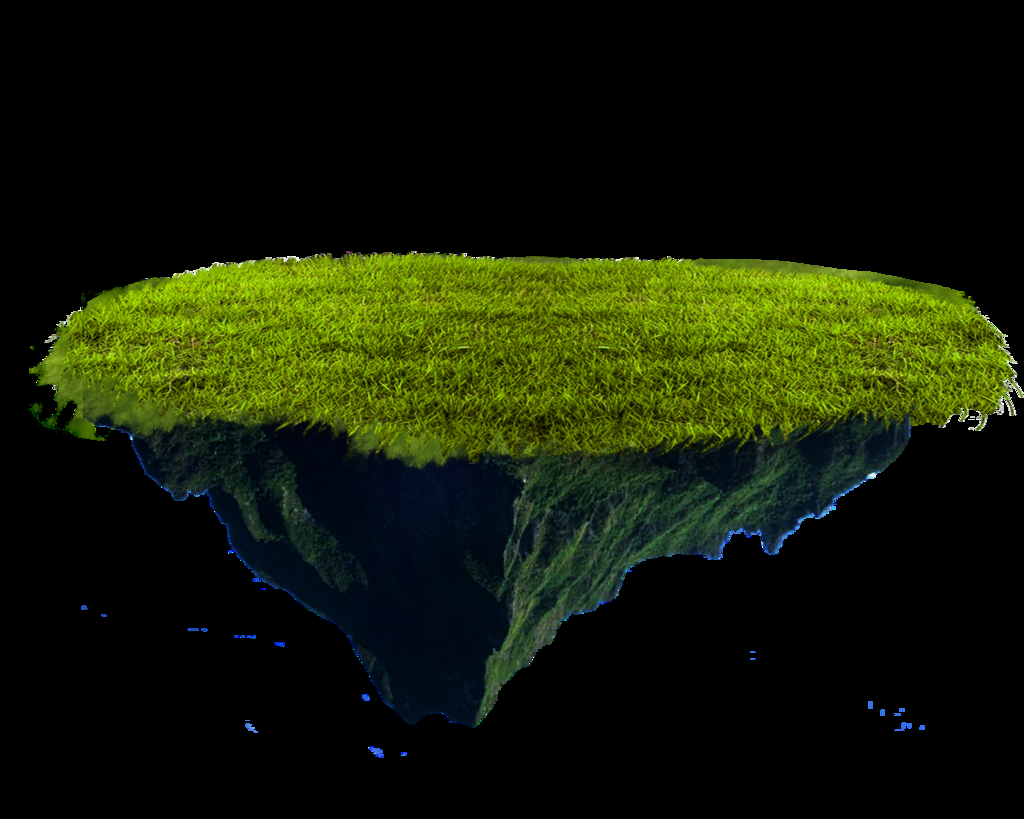
#> input picture Open Cv tutorial/Getting startted with images/a.png, 1024 x 819 px
$ python second.py
#> lines starting #> are read from the running program, lines starting #| are printed output that depends on the picture
'''
Matplotlib is a plotting library for Python which gives you wide variety of plotting methods.
You will see them in coming articles.
Here, you will learn how to display image with Matplotlib.
You can zoom images, save it etc using Matplotlib.


89
down vote
accepted
There is a slight difference in pixel ordering in OpenCV and Matplotlib.

OpenCV follows BGR order, while matplotlib likely follows RGB order.

So when you display an image loaded in OpenCV using pylab functions, you may need to convert it into RGB mode.
Below method demonstrate it:

'''
import cv2
from matplotlib import pyplot as plt

# Read the image
img = cv2.imread('a.png', 1)
#> img is the input picture: shape (819, 1024, 3); mean B, G, R 6.2, 27.5, 20.6

# Split the pixels
b, g, r = cv2.split(img)
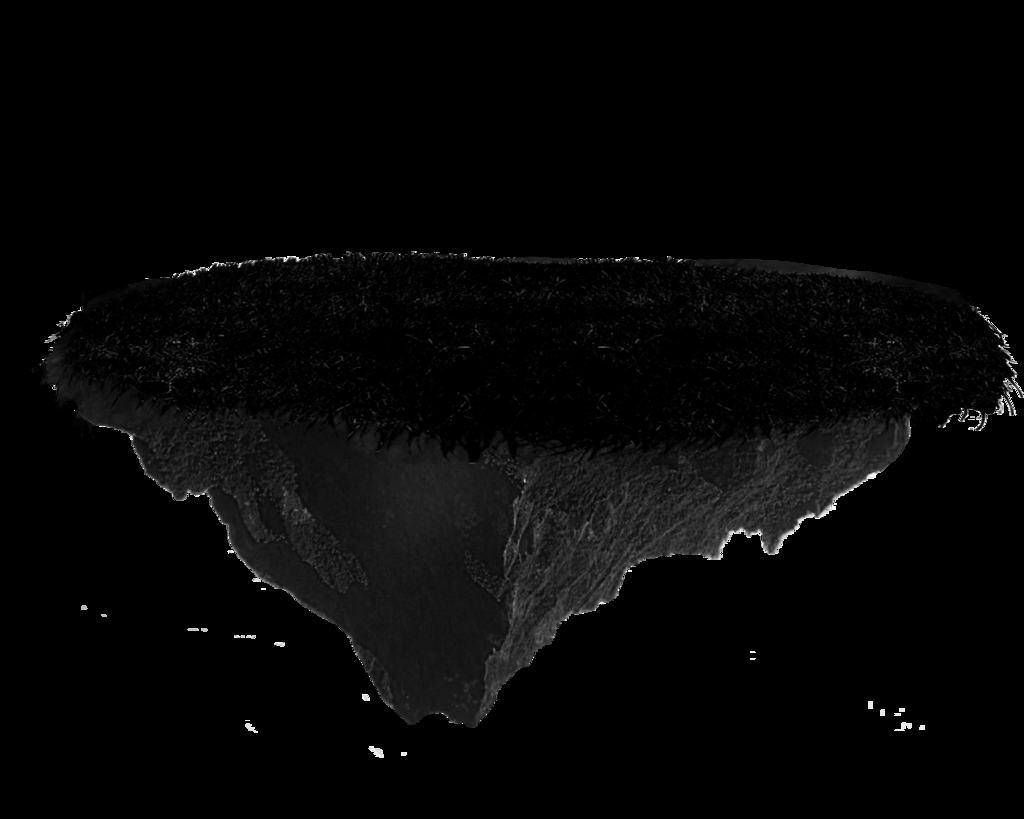
#> b: shape (819, 1024); min 0, max 255, mean 6.2
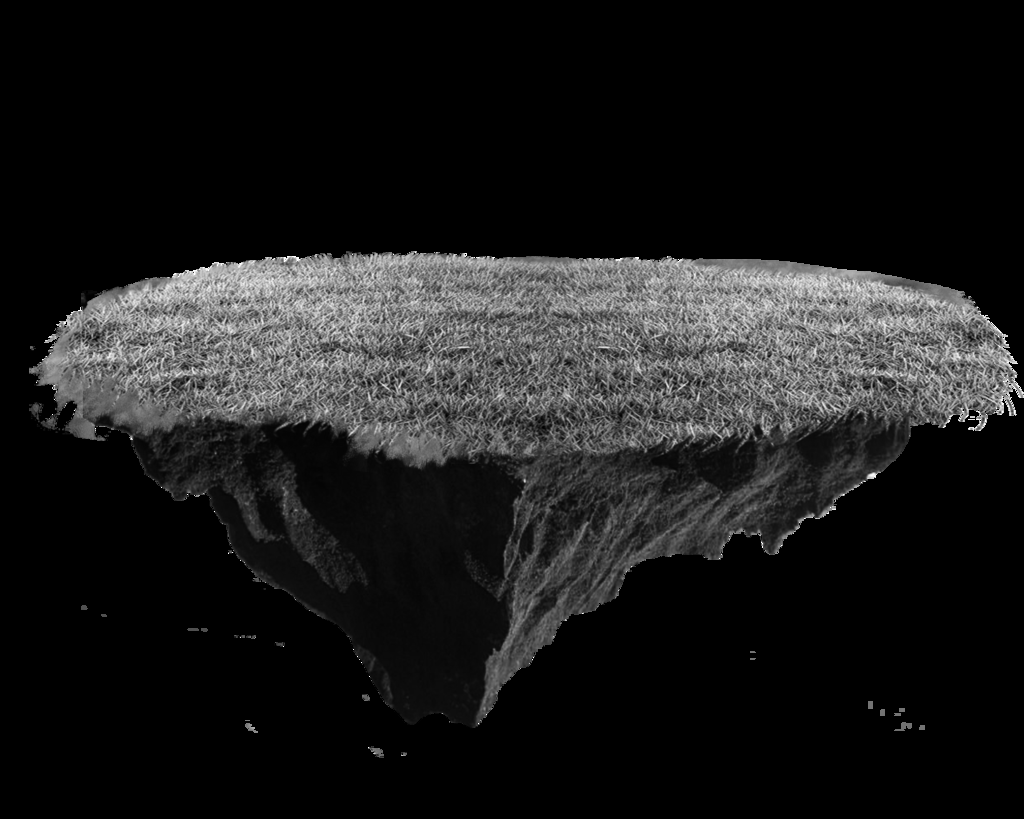
#> g: shape (819, 1024); min 0, max 255, mean 27.5
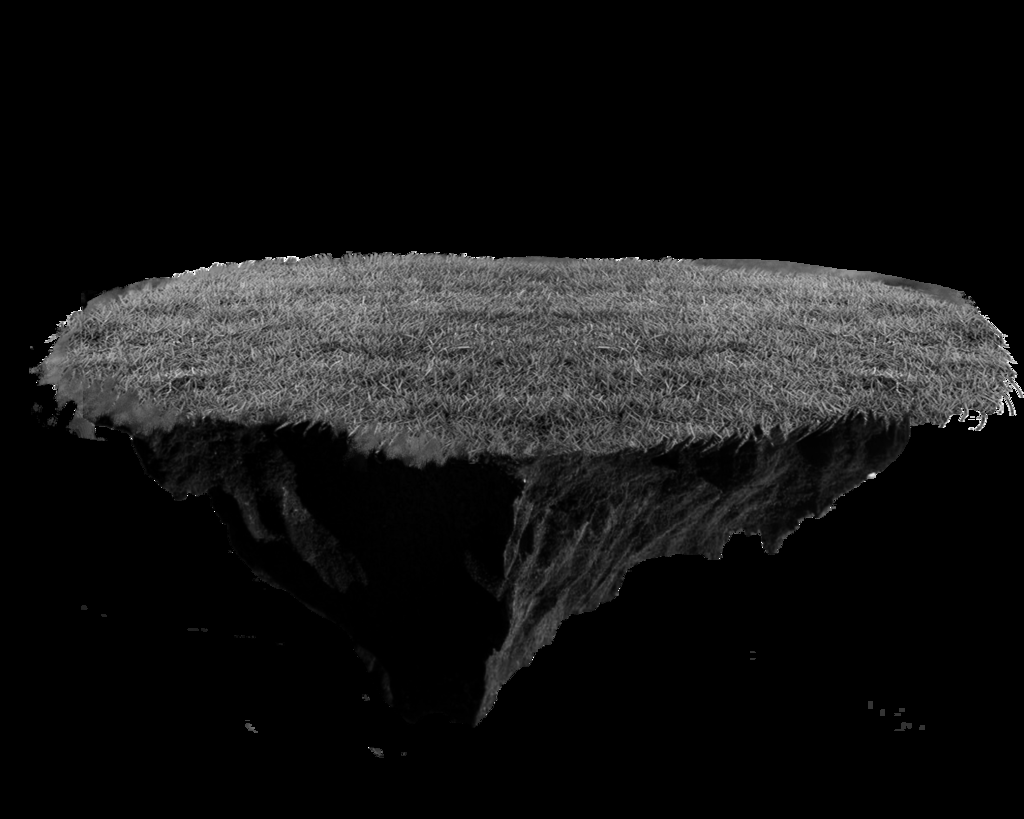
#> r: shape (819, 1024); min 0, max 255, mean 20.6

# merge the pixels in R,G,B order
img2 = cv2.merge([r, g, b])

plt.subplot(121);
plt.imshow(img)  # expects distorted color
plt.subplot(122);
plt.imshow(img2)  # expect true color
plt.show()
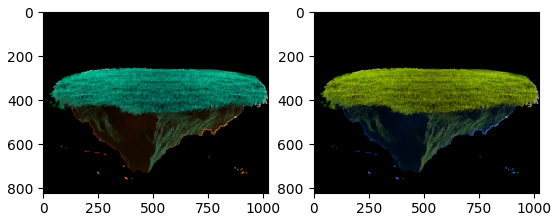
#> figure drawn by matplotlib, 2 panels; B, G, R data is drawn as R, G, B
